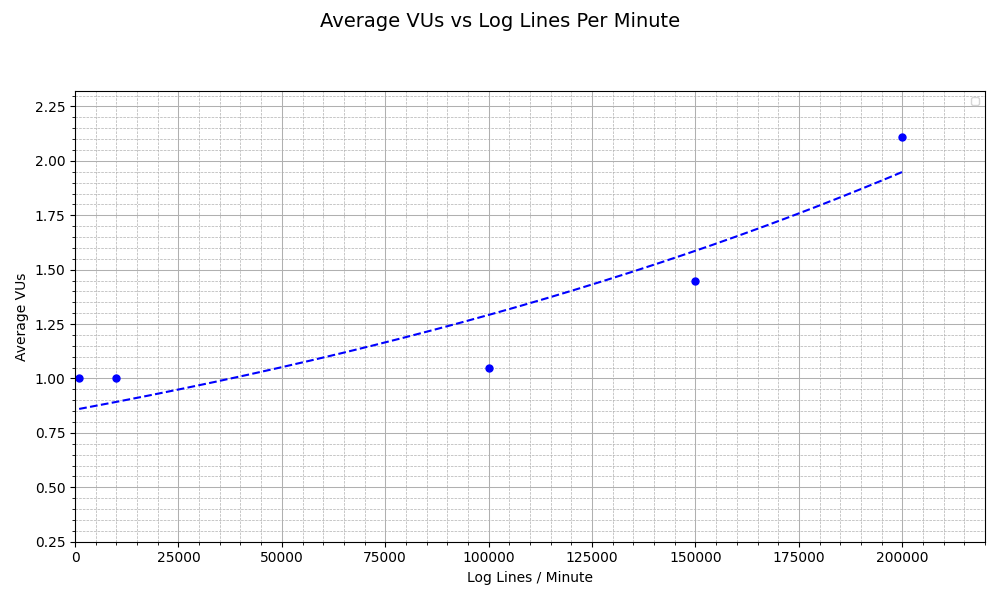

Write the Python code that produced this figure.
import pandas as pd
import matplotlib.pyplot as plt
import numpy as np
from scipy.optimize import curve_fit

def exponential_func(x, a, b):
    return a * np.exp(b * x)

df = pd.read_csv('../results/12cpu24gb/five_lpr_result_vus_vs_lpm_1_queue_loki.csv')
original_df = pd.read_csv('../results/12cpu24gb/five_lpr_result_vus_vs_lpm_1K_queue.csv')

# Plot 1: Log Lines / Minute vs Average VUs
fig1, ax1 = plt.subplots(figsize=(10, 6))

def plot_vus_vs_lpm(ax, df, label, color, degree=1):
    log_lines = df['Log Lines / Minute'].values
    avg_vus = df['Average # of VUs'].values
    max_vus = df['Max # of VUs'].values

    # Plotting the points
    for i in range(len(df)):
        x = log_lines[i]
        y = avg_vus[i]
        ax.plot(x, y, 'o', color=color, markersize=5)

        # Add label for max VUs
        offset_x = 2500
        offset_y = 1
        ax.text(x + offset_x, y + offset_y,"", fontsize=8, color=color, alpha=0.8)

    # Linear fit line with np.polyfit()
    try:
        if degree == 1:
            coeffs = np.polyfit(log_lines, avg_vus, 1)  # Linear fit
            y_fit = np.polyval(coeffs, log_lines)      # Values of the fit line
            ax.plot(log_lines, y_fit, color=color, linestyle='--', label=f'{label} Fit')
        else:
            x_scaled = log_lines / 100000
            params, _ = curve_fit(exponential_func, x_scaled, avg_vus, maxfev=10000)
            x_fit = np.linspace(min(log_lines), max(log_lines), 500)
            y_fit = exponential_func(x_fit / 100000, *params)
            ax.plot(x_fit, y_fit, color=color, linestyle='--')
    except Exception as e:
        print(f"Could not fit curve for {label}: {e}")

    # Set axis limits, ensuring y=0 points aren't cut off
    ax.set_xlim(0, max(log_lines) * 1.1)
    ax.set_ylim(0.25, max(avg_vus) * 1.1)  # Ensure y=0 is included in the range

    # Labels and grid
    ax.set_xlabel('Log Lines / Minute')
    ax.set_ylabel('Average VUs')
    ax.grid(which='major', linestyle='-', linewidth=0.75)
    ax.grid(which='minor', linestyle='--', linewidth=0.5)
    ax.minorticks_on()
    ax.legend(fontsize=8)

# Plot for batch data
plot_vus_vs_lpm(ax1, df, "Queue of 1K, Batch of 1K", color='blue', degree=2)

fig1.suptitle('Average VUs vs Log Lines Per Minute', fontsize=14)
fig1.tight_layout(rect=[0, 0, 1, 0.93])
plt.savefig('avg_vus_vs_lpm_loki.png') 
plt.show()

# Plot 2: Log Lines / Minute vs Error Rate
fig2, ax2 = plt.subplots(figsize=(10, 6))

def plot_error_rate_vs_lpm(ax, df, label, color):
    log_lines = df['Log Lines / Minute'].values
    error_rate = df['Failed HTTP Request Error %'].values

    # Plotting the error rate points
    ax.plot(log_lines, error_rate, 'o', color=color, markersize=5, label=label)

    # Set axis limits
    ax.set_xlim(0, max(log_lines) * 1.1)
    ax.set_ylim(0, 100)  # Assuming error rate is percentage

    coeffs = np.polyfit(log_lines, error_rate, 1)  # Linear fit
    y_fit = np.polyval(coeffs, log_lines)      # Values of the fit line
    ax.plot(log_lines, y_fit, color=color, linestyle='--')

    # Labels and grid
    ax.set_xlabel('Log Lines / Minute')
    ax.set_ylabel('Percentage of Error Responses (All Are 503)')
    ax.grid(which='major', linestyle='-', linewidth=0.75)
    ax.grid(which='minor', linestyle='--', linewidth=0.5)
    ax.minorticks_on()
    ax.legend(fontsize=8)

# Plot for batch data
plot_error_rate_vs_lpm(ax2, df, "Queue of 1K, Batch of 1K", color='blue')

fig2.suptitle('Error Rate vs Log Lines Per Minute', fontsize=14)
fig2.tight_layout(rect=[0, 0, 1, 0.93])
plt.savefig('error_rate_vs_lpm_loki.png')
plt.show()

fig3, ax3 = plt.subplots(figsize=(10, 6))


def plot_cpu_use_vs_lpm(ax, df, label, color):
    log_lines = df['Log Lines / Minute'].values
    otel_cpu_use = df['Otel Under Test Average CPU Use (m-cores)'].values
    loki_1_cpu_use = df['Loki 0 Average CPU Use (m-cores)'].values
    loki_2_cpu_use = df['Loki 1 Average CPU Use (m-cores)'].values
    
    ax.plot(log_lines, otel_cpu_use, 'o', color=color, markersize=5, label='CPU Use of Otel')
    ax.plot(log_lines, loki_1_cpu_use, 'o', color='green', markersize=5, label='CPU Use of Loki/0*')
    ax.plot(log_lines, loki_2_cpu_use, 'o', color='red', markersize=5, label='CPU Use of Loki/1')

    ax.set_xlim(0, max(log_lines) * 1.1)
    ax.set_ylim(0, 1500)

    coeffs_otel = np.polyfit(log_lines, otel_cpu_use, 1)
    y_fit_otel = np.polyval(coeffs_otel, log_lines)
    ax.plot(log_lines, y_fit_otel, color=color, linestyle='--')

    coeffs_loki_1 = np.polyfit(log_lines, loki_1_cpu_use, 1)
    y_fit_loki_1 = np.polyval(coeffs_loki_1, log_lines)
    ax.plot(log_lines, y_fit_loki_1, color='green', linestyle='--')

    coeffs_loki_2 = np.polyfit(log_lines, loki_2_cpu_use, 1)
    y_fit_loki_2 = np.polyval(coeffs_loki_2, log_lines)
    ax.plot(log_lines, y_fit_loki_2, color='red', linestyle='--')

    ax.set_xlabel('Log Lines / Minute')
    ax.set_ylabel('CPU Use (millicores)')
    ax.grid(which='major', linestyle='-', linewidth=0.75)
    ax.grid(which='minor', linestyle='--', linewidth=0.5)
    ax.minorticks_on()
    ax.legend(fontsize=8)

plot_cpu_use_vs_lpm(ax3, df, "Queue of 1K, Batch of 1K", color='blue')

fig3.suptitle('CPU Use vs Log Lines Per Minute', fontsize=14)
fig3.tight_layout(rect=[0, 0, 1, 0.93])
plt.savefig('cpu_vs_lpm_loki.png')
plt.show()

fig4, ax4 = plt.subplots(figsize=(10, 6))


def plot_memory_use_vs_lpm(ax, df, color):
    log_lines = df['Log Lines / Minute'].values
    otel_mem_use = df['Otel Under Test Average Memory Use (MiB)'].values
    loki_1_mem_use = df['Loki 0 Average Memory Use (MiB)'].values
    loki_2_mem_use = df['Loki 1 Average Memory Use (MiB)'].values
    
    ax.plot(log_lines, otel_mem_use, 'o', color=color, markersize=5, label='Memory Use of Otel')
    ax.plot(log_lines, loki_1_mem_use, 'o', color='green', markersize=5, label='CPU Use of Loki/0')
    ax.plot(log_lines, loki_2_mem_use, 'o', color='red', markersize=5, label='CPU Use of Loki/1')

    ax.set_xlim(0, max(log_lines) * 1.1)
    ax.set_ylim(0, 7200)

    coeffs_otel = np.polyfit(log_lines, otel_mem_use, 1)
    y_fit_otel = np.polyval(coeffs_otel, log_lines)
    ax.plot(log_lines, y_fit_otel, color=color, linestyle='--')

    coeffs_loki_1 = np.polyfit(log_lines, loki_1_mem_use, 1)
    y_fit_loki_1 = np.polyval(coeffs_loki_1, log_lines)
    ax.plot(log_lines, y_fit_loki_1, color='green', linestyle='--')

    coeffs_loki_2 = np.polyfit(log_lines, loki_2_mem_use, 1)
    y_fit_loki_2 = np.polyval(coeffs_loki_2, log_lines)
    ax.plot(log_lines, y_fit_loki_2, color='red', linestyle='--')

    ax.set_xlabel('Log Lines / Minute')
    ax.set_ylabel('Memory Use (MiB)')
    ax.grid(which='major', linestyle='-', linewidth=0.75)
    ax.grid(which='minor', linestyle='--', linewidth=0.5)
    ax.minorticks_on()
    ax.legend(fontsize=8)


plot_memory_use_vs_lpm(ax4, df, color='blue')

fig4.suptitle('Memory Use vs Log Lines Per Minute', fontsize=14)
fig4.tight_layout(rect=[0, 0, 1, 0.93])
plt.savefig('memory_vs_lpm_loki.png')
plt.show()

